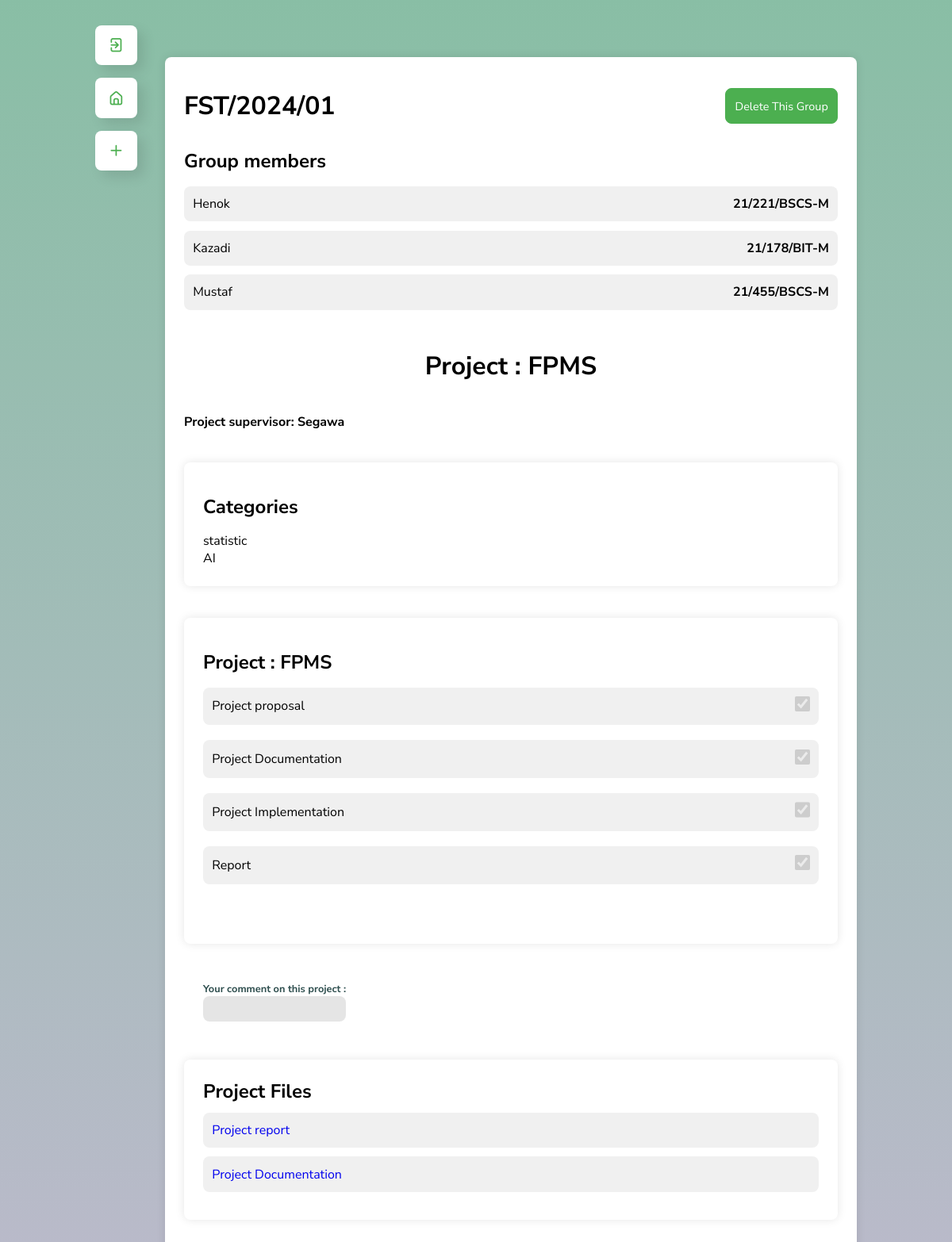
/group-projects/9 (signed in), run on the app's committed database.
### core/models.py (models this page shows, shortened)
class ProjectGroup(models.Model):
    project = models.OneToOneField(Project, on_delete=models.CASCADE, related_name='group', null=True, blank=True)
    name = models.TextField(max_length=264)
    faculty = models.CharField(max_length=256, blank=True)
    academic_year = models.IntegerField(default=datetime.now().year)

class GroupMember(models.Model):
    project_group = models.ForeignKey(ProjectGroup, on_delete=models.CASCADE)
    name = models.CharField(max_length=264, blank=False, )
    regnumber = models.CharField(max_length=264, blank=False, unique=True)

class Project(models.Model):
    coordinator = models.ForeignKey(CustomUser, on_delete=models.CASCADE)
    project_supervisor = models.ForeignKey(ProjectSupervisor, on_delete=models.SET_NULL, null=True, blank=True)
    title = models.CharField(max_length=256)
    created_at = models.DateTimeField(auto_now=True)
    is_completed = models.BooleanField(default=False)
    proposal_deadline = models.DateTimeField(blank=True, null=True)
    documentation_deadline = models.DateTimeField(blank=True, null=True)
    implementation_deadline = models.DateTimeField(blank=True, null=True)
    report_deadline = models.DateTimeField(blank=True, null=True)
    progress = models.SmallIntegerField(default=0)
    report_file = models.FileField(upload_to='files/reports/', null=True, blank=True)
    documentation_file = models.FileField(upload_to='files/documentation/', null=True, blank=True)
    platform = models.TextField(choices=PLATFORM_CHOICES, null=True, blank=True, default=None)
    categories = models.ManyToManyField(Category, blank=True, related_name='projects')
    upgradable = models.BooleanField(default=False)
    comment = models.TextField(max_length=500, default="", blank=True, null=True)

class ProjectSupervisor(models.Model):
    name = models.CharField(max_length=264)

class Category(models.Model):
    name = models.CharField(max_length=100, unique=True)
    class Meta:
        verbose_name ="Category"
        verbose_name_plural ="Categories"

### core/views.py (the view)
# urls.py: path('group-projects/<str:group_id>', views.single_group, name='single_group'),
@dynamic_login_required
def single_group(request, group_id):
    try:
        group = ProjectGroup.objects.get(pk=group_id)
        group_members = GroupMember.objects.filter(project_group = group)
        project = None
        if group.project is not None:
            project = group.project
            project_categories = project.categories.all()
        context = {'group':group, 'group_members':group_members,  'messages':messages.get_messages(request), 'project':project}
        return render(request, 'core/single_group.html', context)
    except Exception as e:
        print(f"Fatal error : {e}")
        return render(request, 'error_page.html', {'error_code':'404', 'error_message':"Oops! Something went wrong!"})

### core/templates/core/single_group.html (shortened to what this page needs)
{% extends "base.html" %}
{% load static %}
{% load custom_filters %}
{% block page_content %}
<main class="container single_project-container nav-layout">
    {% include "sidebar.html" %}
    <div class="members-and-progress card">
        <div class="flex align-center justify-between">
            <h2 class="section-title">{{ group.name }}</h2>
            <a href="{% url 'core_app:delete_group' group.pk %}" class="action-link btn btn-primary" id="delete_group_btn"> Delete this group</a>
        </div>
        <div class="project-members">
            <h3 class="small-title">Group members</h3>
            <ul class="members-list">
                    {% for member in group_members  %}
                        <li class="project-member"><span>{{ member.name }}</span> <b>{{member.regnumber}}</b></li>
                    {% endfor %}
            </ul>
        </div>
        {% if group.project %}
        <br>
        <h3 class="section-title">Project : {{project.title}}</h3>
        <br>
        <h4> Project supervisor:
            {% if group.project.project_supervisor %} {{ project.project_supervisor.name }}
            {% else %} No supervisor for this project
            {% endif %}
        </h4>
        <div class="project-info card">
            <h4 class="small-title">Categories</h4>
            <ul>
                {% for category in project.categories.all  %}
                  <li>{{category.name}}</li>
                {% endfor %}
            </ul>
        </div>
        <div class="project-progress card">
            <h3 class="small-title">Project : {{project.title}}</h3>
            <ul class="progress-steps">
                {% with project.progress as project_progress %}
                <li class="progress-step">
                    <span class="step-name">Project proposal </span>
                    <form action="" method="post">
                        <input type="checkbox"
                    name="proposal_submitted" id="proposal_submitted" data-step-no="1"
                     {% if project_progress >= 1 %} checked {% endif %}
                     {% if project.is_completed %} disabled {% endif %} >
                    </form>
                </li>
                <li class="progress-step">
                    <span class="step-name">Project Documentation </span>
                    <form action="" method="post">
                        <input type="checkbox"
                        name="documentation_submitted" id="documentation_submitted" data-step-no="2"
                        {% if project_progress >= 2 %} checked {% endif %}
                        {% if project.is_completed %} disabled {% endif %} >
                    </form>
                </li>
                <li class="progress-step">
                    <span class="step-name">Project Implementation</span>
                    <form action="" method="post">
                        <input type="checkbox"
                     name="implemetation_submitted" id="implemetation_submitted" data-step-no="3"
                     {% if project_progress >= 3 %} checked {% endif %}
                     {% if project.is_completed %} disabled {% endif %} >
                    </form>
                </li>
                <li class="progress-step">
                    <span class="step-name">Report</span>
                    <form action="" method="post">
                        <input type="checkbox" name="report_submitted" id="report_submitted" data-step-no="4"
                         {% if project_progress >= 4 %} checked {% endif %}
                         {% if project.is_completed %} disabled {% endif %} >
                    </form>
                </li>
                {% endwith %}
            </ul>
        </div>
        <div class="project-actions">
            {% if project.is_completed %}
              <div class="comment-box">
                    <h4>Your comment on this project : </h4>
                    <p class="comment-content">{{ project.comment }}</p>
              </div>
            {% endif %}
        </div>
        <div class="project-files card">
            <h2>Project Files</h2>
            <ul>
                {% if project.report_file %}
                <li><a href="{{project.report_file.url }}" target="_blank">Project report</a></li>
                {% endif %}
                {% if project.documentation_file %}
                <li><a href="{{project.documentation_file.url }}" target="_blank">Project Documentation</a></li>
                {% endif %}
            </ul>
        </div>
        </div>
        {% else %}
        <div class="project-actions">
            <a href="{% url 'core_app:create_project' group.pk %}" class="action-link btn btn-primary " id="assign_project">Assign a Project</a>
        </div>
        {% endif %}
</main>
{% endblock page_content %}

### static/styles/main.css (style rules this page uses)
:root { --color-light: #fff; --color-light-variant: #f0f0f0; --color-gray-light: #ccc; --color-gray-dark:darkslategray; --color-gray-dark-transparent:rgba(47, 79, 79, 0.35); --color-green: #4CAF50; --color-green-variant: #45a049; --color-green-transparent: rgba(69, 160, 73, 0.35); --color-dark-transparent: rgba(0,0,0,0.1); --radius-sm: 0.5rem; --radius-md: 1rem; --radius-lg: 2rem; --space-sm: 0.7rem; --space-md: 1.5rem; --space-lg: 2.5rem; --container-width-sm: 92svw; --container-width-md: 86svw; --container-width-lg: 80svw; --transition:all 300ms ease; --animate-delay: 0.8s; }
* { box-sizing: border-box; padding: 0; margin: 0; border: 0; list-style: none; text-decoration: none; transition: var(--transition); font-family:"Nunito Sans", sans-serif; }
body { background-color: var(--color-light-variant); min-height: 100vh; margin: 0; background: linear-gradient(rgba(20, 126, 76, 0.5), rgba(122, 117, 153, 0.5)); position: relative; overflow-x: hidden; }
.container { width: var(--container-width-lg); margin-inline: auto; padding-block: 2rem; }
.flex { display: flex; }
.align-center { align-items: center; }
.justify-between { justify-content: space-between; }
.btn { background-color: var(--color-dark-transparent); color: var(--color-light); padding: var(--space-sm); border: none; border-radius: var(--radius-sm); cursor: pointer; font-weight: 700; }
.section-title { font-size: 2rem; text-align: center; margin-block: 1rem; }
.small-title { font-size: 1.5rem; margin-block: 1rem; }
.nav-layout { display: grid; grid-template-columns: 5rem auto; gap: 0.5rem; }
.action-link { font-size: 0.9rem; text-transform: capitalize; font-weight: 400; width: fit-content; }
.card { margin-block: var(--space-lg); border-radius: var(--radius-sm); box-shadow: 0 0 var(--space-sm) var(--color-dark-transparent); background-color: var(--color-light); padding: var(--space-md); }
.project-members h2, .project-progress h2, .project-files h2 { margin-bottom: var(--space-sm); }
.project-members ul, .project-progress ul, .project-files ul { list-style-type: none; padding-left: 0; }
.project-members li, .project-progress li, .project-files li { background-color: var(--color-light-variant); padding: var(--space-sm); border-radius: var(--radius-sm); margin-bottom: var(--space-sm); }
.project-actions { display: flex; justify-content: space-between; margin-block: 1rem; }
.progress-steps { margin-bottom: var(--space-lg); }
.project-member { display: flex; align-items: center; justify-content: space-between; padding-inline: 1rem; }

### data on the page
ProjectGroup: name "FST/2024/01"
GroupMember: name "Henok", regnumber "21/221/BSCS-M"
GroupMember: name "Kazadi", regnumber "21/178/BIT-M"
GroupMember: name "Mustaf", regnumber "21/455/BSCS-M"
Project: title "FPMS", project_supervisor.name "Segawa", is_completed "☑"
Category: name "statistic"
Category: name "AI"
